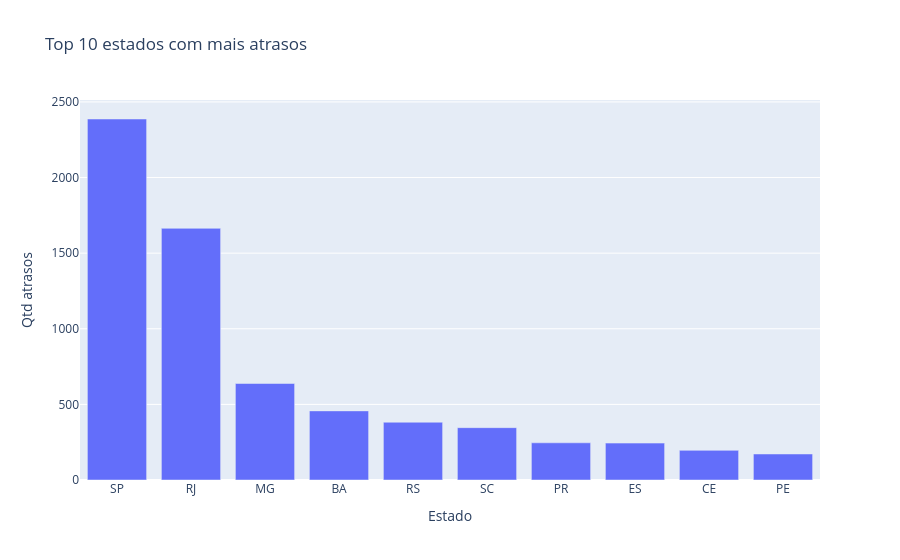

The code cell stored with this chart in its notebook:
### Code cell
df2 = pd.read_sql("""
    SELECT 
        c.customer_state AS estado,
        COUNT(*) AS atrasos
    FROM pedidos p
    JOIN clientes c ON p.customer_id = c.customer_id
    WHERE p.order_delivered_customer_date > p.order_estimated_delivery_date
    AND p.order_delivered_customer_date IS NOT NULL
    GROUP BY estado
    ORDER BY atrasos DESC
    LIMIT 10
""", conn)

fig = px.bar(df2, x="estado", y="atrasos",
             title="Top 10 estados com mais atrasos",
             labels={"estado": "Estado", "atrasos": "Qtd atrasos"})
fig.show()

### Figure 1 — Plotly figure (JSON) as saved in the notebook; plotly's stock layout.template omitted (floating-point values rounded to 4 significant figures)
{"data": [{"alignmentgroup": "True", "hovertemplate": "Estado=%{x}<br>Qtd atrasos=%{y}<extra></extra>", "legendgroup": "", "marker": {"color": "#636efa", "pattern": {"shape": ""}}, "name": "", "offsetgroup": "", "orientation": "v", "showlegend": false, "textposition": "auto", "type": "bar", "x": ["SP", "RJ", "MG", "BA", "RS", "SC", "PR", "ES", "CE", "PE"], "xaxis": "x", "y": [2387, 1664, 638, 457, 382, 346, 246, 244, 196, 172], "yaxis": "y"}], "layout": {"barmode": "relative", "legend": {"tracegroupgap": 0}, "title": {"text": "Top 10 estados com mais atrasos"}, "xaxis": {"anchor": "y", "domain": [0, 1], "title": {"text": "Estado"}}, "yaxis": {"anchor": "x", "domain": [0, 1], "title": {"text": "Qtd atrasos"}}}}
